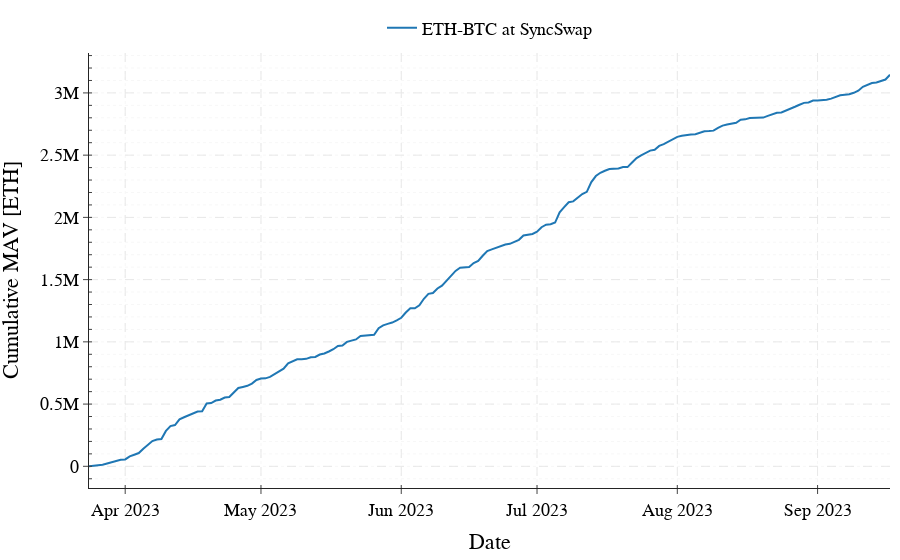

The code cell stored with this chart in its notebook:
### Code cell
fig = go.Figure(layout=layout)

fig.add_trace(go.Scatter(x=df_per_day['timestamp'],
                            y=df_per_day['cum_MAV'].astype(
                                float),
                            mode='lines',
                            name = 'ETH-BTC at SyncSwap'))

fig.update_layout(xaxis_title='Date',
                    yaxis_title='Cumulative MAV [ETH]', showlegend=True,
                    legend=dict(xanchor='center', x=0.5, y=1.10, orientation='h'),)
#fig.write_image(f"./plots/{contract_name}_{event_name}.pdf")
fig.show()

### Figure 1 — Plotly figure (JSON) as saved in the notebook; plotly's stock layout.template omitted (floating-point values rounded to 4 significant figures; data arrays with more than 128 entries replaced by an {"elided": "..."} marker saying what was removed)
{"data": [{"mode": "lines", "name": "ETH-BTC at SyncSwap", "type": "scatter", "x": {"elided": "178 str values"}, "y": {"elided": "178 float values"}}], "layout": {"font": {"color": "black", "family": "Clear Sans", "size": 18}, "legend": {"orientation": "h", "x": 0.5, "xanchor": "center", "y": 1.1}, "margin": {"b": 10, "l": 10, "r": 10, "t": 10}, "showlegend": true, "xaxis": {"griddash": "dash", "minor": {"griddash": "dot", "ticks": "inside"}, "showgrid": true, "title": {"text": "Date"}}, "yaxis": {"griddash": "dash", "minor": {"griddash": "dot", "ticks": "inside"}, "showgrid": true, "title": {"text": "Cumulative MAV [ETH]"}}}}
